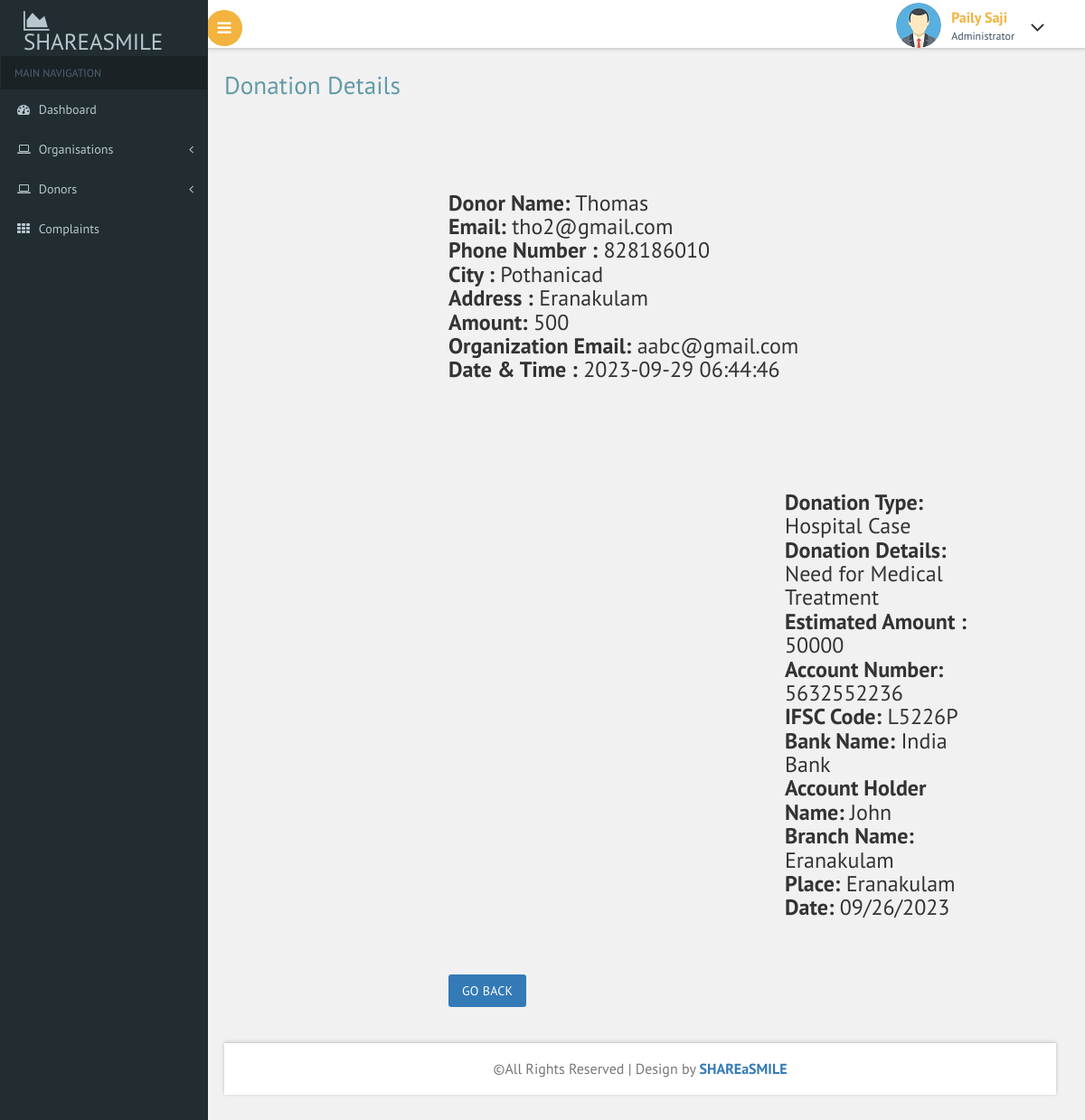
/admin/fulldetails.php?id=28&donation_id=4, run on the app's committed database.
### tables this page shows
CREATE TABLE `payment` (
  `payment_id` int(11) NOT NULL,
  `full_name` varchar(100) NOT NULL,
  `email` varchar(100) NOT NULL,
  `phone_number` varchar(15) NOT NULL,
  `city` varchar(100) NOT NULL,
  `address` varchar(500) NOT NULL,
  `amount` varchar(20) NOT NULL,
  `payment_status` int(11) NOT NULL,
  `donor_email` varchar(50) NOT NULL,
  `organization_email` varchar(500) NOT NULL,
  `donation_id` int(11) NOT NULL,
  `time_stamp` timestamp NOT NULL DEFAULT current_timestamp()
);

CREATE TABLE `request_form` (
  `donation_id` int(11) NOT NULL,
  `organization_email` varchar(100) NOT NULL,
  `donation_type` varchar(200) NOT NULL,
  `donation_details` varchar(600) NOT NULL,
  `estimated_amount` varchar(100) NOT NULL,
  `account_number` varchar(100) NOT NULL,
  `ifsc_code` varchar(50) NOT NULL,
  `bank_name` varchar(100) NOT NULL,
  `holder_name` varchar(100) NOT NULL,
  `branch` varchar(100) NOT NULL,
  `place` varchar(100) NOT NULL,
  `date` varchar(30) NOT NULL
);

### admin/fulldetails.php (the view)
<?php
include("header.php");
?>
<div id="page-wrapper">
    <div class="main-page">
        <h2 class="title1">Donation Details</h2>
        <?php
        if (isset($_GET['id'])) {
            $payment_id = $_GET['id'];
            $donation_id = $_GET['donation_id'];
            require("connect.php");
            $stmt = $conn->prepare("SELECT * FROM payment WHERE payment_id = ?");
            $stmt->bind_param("i", $payment_id);
            $stmt->execute();
            $res = $stmt->get_result();
            if ($res->num_rows > 0) {
                $row = $res->fetch_assoc();
                echo "<div id='page-wrapper'>";
                echo "<h3><b>Donor Name:</b> " . $row['full_name'] . "<br>";
                echo "<b>Email:</b> " . $row['email'] . "<br>";
                echo "<b>Phone Number :</b> " . $row['phone_number'] . "<br>";
                echo "<b>City :</b> " . $row['city'] . "<br>";
                echo "<b>Address :</b> " . $row['address'] . "<br>";
                echo "<b>Amount:</b> " . $row['amount'] . "<br>";
                echo "<b>Organization Email:</b> " . $row['organization_email'] . "<br>";
                echo "<b>Date & Time :</b> " . $row['time_stamp'] . "<br>";
                $stmt = $conn->prepare("SELECT * FROM request_form WHERE donation_id = ?");
                $stmt->bind_param("i", $donation_id);
                $stmt->execute();
                $res = $stmt->get_result();
                if ($res->num_rows > 0) {
                    while ($row1 = $res->fetch_assoc()) {
                        echo "<div id='page-wrapper'>";
                        echo "<b>Donation Type:</b> " . $row1['donation_type'] . "<br>";
                        echo "<b>Donation Details:</b> " . $row1['donation_details'] . "<br>";
                        echo "<b>Estimated Amount :</b> " . $row1['estimated_amount'] . "<br>";
                        echo "<b>Account Number:</b> " . $row1['account_number'] . "<br>";
                        echo "<b>IFSC Code:</b> " . $row1['ifsc_code'] . "<br>";
                        echo "<b>Bank Name:</b> " . $row1['bank_name'] . "<br>";
                        echo "<b>Account Holder Name:</b> " . $row1['holder_name'] . "<br>";
                        echo "<b>Branch Name:</b> " . $row1['branch'] . "<br>";
                        echo "<b>Place:</b> " . $row1['place'] . "<br>";
                        echo "<b>Date:</b> " . $row1['date'] . "<br>";
                        echo "</div>";
                    }
                    echo '<a class="btn btn-primary" href="donationdetails.php">Go Back</a>';
                    echo '</h3>';
                } else {
                    echo "<p>No data found for the specified ID.</p>";
                }
            }
        } else {
            echo "<p>No ID provided.</p>";
        }
        ?>
    </div>
</div>
<?php
include("footer.php");
?>

### admin/css/custom.css (style rules this page uses)
#page-wrapper { padding:5em 2em 2.5em; background-color: #F1F1F1; }

### data on the page
payment: full_name "Thomas", email "tho2@gmail.com", phone_number "828186010", city "Pothanicad", address "Eranakulam", amount "500", organization_email "aabc@gmail.com", time_stamp "2023-09-29 06:44:46"
request_form: donation_type "Hospital Case", donation_details "Need for Medical Treatment", estimated_amount "50000", account_number "5632552236", ifsc_code "L5226P", bank_name "India Bank", holder_name "John", branch "Eranakulam", place "Eranakulam", date "09/26/2023"
